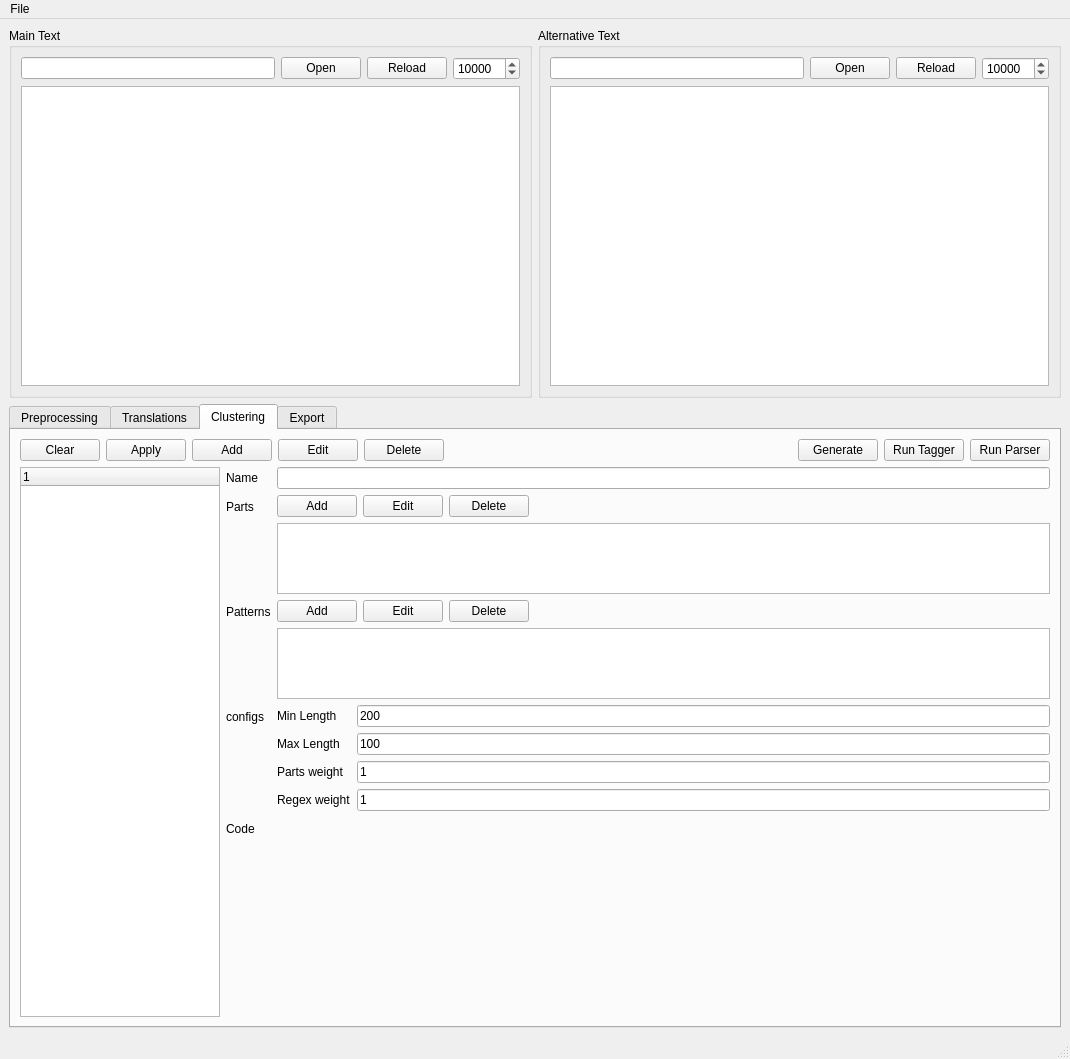
<?xml version="1.0" encoding="UTF-8"?>
<ui version="4.0">
 <class>MainWindow</class>
 <widget class="QMainWindow" name="MainWindow">
  <property name="geometry">
   <rect>
    <x>0</x>
    <y>0</y>
    <width>1070</width>
    <height>838</height>
   </rect>
  </property>
  <property name="windowTitle">
   <string>MainWindow</string>
  </property>
  <widget class="QWidget" name="centralwidget">
   <layout class="QVBoxLayout" name="mainVerticalLayout">
    <item>
     <layout class="QHBoxLayout" name="mainHorizontalLayout">
      <item>
       <widget class="QGroupBox" name="groupBoxMainText">
        <property name="title">
         <string>Main Text</string>
        </property>
        <layout class="QVBoxLayout" name="mainTextVerticalLayout">
         <item>
          <widget class="QWidget" name="mainTextWidget" native="true">
           <layout class="QHBoxLayout" name="mainTextHorizontalLayout">
            <property name="leftMargin">
             <number>0</number>
            </property>
            <property name="topMargin">
             <number>0</number>
            </property>
            <property name="rightMargin">
             <number>0</number>
            </property>
            <property name="bottomMargin">
             <number>0</number>
            </property>
            <item>
             <widget class="QLineEdit" name="lineEditMainText"/>
            </item>
            <item>
             <widget class="QPushButton" name="openMainTextButton">
              <property name="text">
               <string>Open</string>
              </property>
             </widget>
            </item>
            <item>
             <widget class="QPushButton" name="reloadMainTextButton">
              <property name="text">
               <string>Reload</string>
              </property>
             </widget>
            </item>
            <item>
             <widget class="QSpinBox" name="spinBoxMainTextLimit">
              <property name="maximum">
               <number>100000</number>
              </property>
              <property name="value">
               <number>10000</number>
              </property>
             </widget>
            </item>
           </layout>
          </widget>
         </item>
         <item>
          <widget class="QTextEdit" name="textEditMainText">
           <property name="minimumSize">
            <size>
             <width>0</width>
             <height>300</height>
            </size>
           </property>
          </widget>
         </item>
        </layout>
       </widget>
      </item>
      <item>
       <widget class="QGroupBox" name="groupBoxAlternativeText">
        <property name="title">
         <string>Alternative Text</string>
        </property>
        <layout class="QVBoxLayout" name="alternativeTextVerticalLayout">
         <item>
          <widget class="QWidget" name="alternativeTextWidget" native="true">
           <layout class="QHBoxLayout" name="alternativeTextHorizontalLayout">
            <property name="leftMargin">
             <number>0</number>
            </property>
            <property name="topMargin">
             <number>0</number>
            </property>
            <property name="rightMargin">
             <number>0</number>
            </property>
            <property name="bottomMargin">
             <number>0</number>
            </property>
            <item>
             <widget class="QLineEdit" name="lineEditAlternativeText"/>
            </item>
            <item>
             <widget class="QPushButton" name="openAlternativeTextButton">
              <property name="text">
               <string>Open</string>
              </property>
             </widget>
            </item>
            <item>
             <widget class="QPushButton" name="reloadAlternativeTextButton">
              <property name="text">
               <string>Reload</string>
              </property>
             </widget>
            </item>
            <item>
             <widget class="QSpinBox" name="spinBoxAlternativeTextLimit">
              <property name="maximum">
               <number>100000</number>
              </property>
              <property name="value">
               <number>10000</number>
              </property>
             </widget>
            </item>
           </layout>
          </widget>
         </item>
         <item>
          <widget class="QTextEdit" name="textEditAlternativeText"/>
         </item>
        </layout>
       </widget>
      </item>
     </layout>
    </item>
    <item>
     <widget class="QTabWidget" name="tabWidget">
      <property name="currentIndex">
       <number>2</number>
      </property>
      <widget class="QWidget" name="tabPreprocessing">
       <attribute name="title">
        <string>Preprocessing</string>
       </attribute>
       <layout class="QVBoxLayout" name="preprocessingVerticalLayout">
        <item>
         <layout class="QHBoxLayout" name="preprocessingHorizontalLayout">
          <item>
           <widget class="QPushButton" name="clearPreprocessingButton">
            <property name="text">
             <string>Clear</string>
            </property>
           </widget>
          </item>
          <item>
           <widget class="QPushButton" name="applyPreprocessingButton">
            <property name="text">
             <string>Apply</string>
            </property>
           </widget>
          </item>
          <item>
           <widget class="QComboBox" name="preprocessingComboBox">
            <property name="minimumSize">
             <size>
              <width>150</width>
              <height>0</height>
             </size>
            </property>
            <item>
             <property name="text">
              <string>Preprocessing 1</string>
             </property>
            </item>
           </widget>
          </item>
          <item>
           <spacer name="horizontalSpacerPreprocessing">
            <property name="orientation">
             <enum>Qt::Horizontal</enum>
            </property>
            <property name="sizeHint" stdset="0">
             <size>
              <width>40</width>
              <height>20</height>
             </size>
            </property>
           </spacer>
          </item>
         </layout>
        </item>
        <item>
         <widget class="QWidget" name="preprocessingResultWidget" native="true">
          <property name="sizePolicy">
           <sizepolicy hsizetype="Preferred" vsizetype="Preferred">
            <horstretch>0</horstretch>
            <verstretch>100</verstretch>
           </sizepolicy>
          </property>
         </widget>
        </item>
       </layout>
      </widget>
      <widget class="QWidget" name="tabTranslations">
       <attribute name="title">
        <string>Translations</string>
       </attribute>
       <layout class="QVBoxLayout" name="translationsVerticalLayout">
        <item>
         <layout class="QHBoxLayout" name="translationsHorizontalLayout">
          <item>
           <widget class="QPushButton" name="clearTranslationsButton">
            <property name="text">
             <string>Clear</string>
            </property>
           </widget>
          </item>
          <item>
           <widget class="QPushButton" name="applyTranslationsButton">
            <property name="text">
             <string>Apply</string>
            </property>
           </widget>
          </item>
          <item>
           <widget class="QPushButton" name="addTranslationButton">
            <property name="text">
             <string>Add</string>
            </property>
           </widget>
          </item>
          <item>
           <widget class="QPushButton" name="editTranslationButton">
            <property name="text">
             <string>Edit</string>
            </property>
           </widget>
          </item>
          <item>
           <widget class="QPushButton" name="deleteTranslationButton">
            <property name="text">
             <string>Delete</string>
            </property>
           </widget>
          </item>
          <item>
           <spacer name="horizontalSpacerTranslations">
            <property name="orientation">
             <enum>Qt::Horizontal</enum>
            </property>
            <property name="sizeHint" stdset="0">
             <size>
              <width>40</width>
              <height>20</height>
             </size>
            </property>
           </spacer>
          </item>
         </layout>
        </item>
        <item>
         <layout class="QHBoxLayout" name="translationsTableHorizontalLayout">
          <property name="topMargin">
           <number>0</number>
          </property>
          <item>
           <widget class="QTableWidget" name="translationsTableWidget">
            <attribute name="horizontalHeaderMinimumSectionSize">
             <number>200</number>
            </attribute>
            <attribute name="horizontalHeaderShowSortIndicator" stdset="0">
             <bool>false</bool>
            </attribute>
            <attribute name="horizontalHeaderStretchLastSection">
             <bool>true</bool>
            </attribute>
            <column>
             <property name="text">
              <string>Original</string>
             </property>
            </column>
            <column>
             <property name="text">
              <string>Replacement</string>
             </property>
            </column>
           </widget>
          </item>
          <item>
           <layout class="QFormLayout" name="translationsFormLayout">
            <item row="0" column="0">
             <widget class="QLabel" name="labelOriginalText">
              <property name="text">
               <string>Original</string>
              </property>
             </widget>
            </item>
            <item row="1" column="0">
             <widget class="QLabel" name="labelReplacementText">
              <property name="text">
               <string>Replacement</string>
              </property>
             </widget>
            </item>
            <item row="0" column="1">
             <widget class="QLineEdit" name="lineEditOriginalText"/>
            </item>
            <item row="1" column="1">
             <widget class="QLineEdit" name="lineEditReplacementText"/>
            </item>
           </layout>
          </item>
         </layout>
        </item>
       </layout>
      </widget>
      <widget class="QWidget" name="tabClustering">
       <attribute name="title">
        <string>Clustering</string>
       </attribute>
       <layout class="QVBoxLayout" name="clusteringVerticalLayout">
        <item>
         <layout class="QHBoxLayout" name="clusteringHorizontalLayout">
          <item>
           <widget class="QPushButton" name="clearClusteringButton">
            <property name="text">
             <string>Clear</string>
            </property>
           </widget>
          </item>
          <item>
           <widget class="QPushButton" name="applyClusteringButton">
            <property name="text">
             <string>Apply</string>
            </property>
           </widget>
          </item>
          <item>
           <widget class="QPushButton" name="addClusterButton">
            <property name="text">
             <string>Add</string>
            </property>
           </widget>
          </item>
          <item>
           <widget class="QPushButton" name="editClusterButton">
            <property name="text">
             <string>Edit</string>
            </property>
           </widget>
          </item>
          <item>
           <widget class="QPushButton" name="deleteClusterButton">
            <property name="text">
             <string>Delete</string>
            </property>
           </widget>
          </item>
          <item>
           <spacer name="horizontalSpacerClustering">
            <property name="orientation">
             <enum>Qt::Horizontal</enum>
            </property>
            <property name="sizeHint" stdset="0">
             <size>
              <width>40</width>
              <height>20</height>
             </size>
            </property>
           </spacer>
          </item>
          <item>
           <widget class="QPushButton" name="generateClusterButton">
            <property name="text">
             <string>Generate</string>
            </property>
           </widget>
          </item>
          <item>
           <widget class="QPushButton" name="runTaggerButton">
            <property name="text">
             <string>Run Tagger</string>
            </property>
           </widget>
          </item>
          <item>
           <widget class="QPushButton" name="runParserButton">
            <property name="text">
             <string>Run Parser</string>
            </property>
           </widget>
          </item>
         </layout>
        </item>
        <item>
         <layout class="QHBoxLayout" name="clusteringDetailsHorizontalLayout">
          <item>
           <widget class="QTreeWidget" name="clusteringTreeWidget">
            <property name="maximumSize">
             <size>
              <width>200</width>
              <height>16777215</height>
             </size>
            </property>
            <column>
             <property name="text">
              <string/>
             </property>
            </column>
           </widget>
          </item>
          <item>
           <layout class="QFormLayout" name="clusteringFormLayout">
            <property name="rightMargin">
             <number>0</number>
            </property>
            <item row="0" column="0">
             <widget class="QLabel" name="labelClusterName">
              <property name="text">
               <string>Name</string>
              </property>
             </widget>
            </item>
            <item row="1" column="0">
             <widget class="QLabel" name="labelClusterParts">
              <property name="text">
               <string>Parts</string>
              </property>
             </widget>
            </item>
            <item row="2" column="0">
             <widget class="QLabel" name="labelClusterPatterns">
              <property name="text">
               <string>Patterns</string>
              </property>
             </widget>
            </item>
            <item row="4" column="0">
             <widget class="QLabel" name="labelClusterCode">
              <property name="text">
               <string>Code</string>
              </property>
             </widget>
            </item>
            <item row="0" column="1">
             <widget class="QLineEdit" name="lineEditClusterName"/>
            </item>
            <item row="1" column="1">
             <layout class="QVBoxLayout" name="clusterPartsVerticalLayout">
              <property name="topMargin">
               <number>0</number>
              </property>
              <item>
               <layout class="QHBoxLayout" name="clusterPartsHorizontalLayout">
                <property name="topMargin">
                 <number>0</number>
                </property>
                <item>
                 <widget class="QPushButton" name="addPartButton">
                  <property name="text">
                   <string>Add</string>
                  </property>
                 </widget>
                </item>
                <item>
                 <widget class="QPushButton" name="editPartButton">
                  <property name="text">
                   <string>Edit</string>
                  </property>
                 </widget>
                </item>
                <item>
                 <widget class="QPushButton" name="deletePartButton">
                  <property name="text">
                   <string>Delete</string>
                  </property>
                 </widget>
                </item>
                <item>
                 <spacer name="horizontalSpacerClusterParts">
                  <property name="orientation">
                   <enum>Qt::Horizontal</enum>
                  </property>
                  <property name="sizeHint" stdset="0">
                   <size>
                    <width>40</width>
                    <height>20</height>
                   </size>
                  </property>
                 </spacer>
                </item>
               </layout>
              </item>
              <item>
               <widget class="QListWidget" name="clusterPartsListWidget"/>
              </item>
             </layout>
            </item>
            <item row="2" column="1">
             <layout class="QVBoxLayout" name="clusterPatternsVerticalLayout">
              <property name="topMargin">
               <number>0</number>
              </property>
              <item>
               <layout class="QHBoxLayout" name="clusterPatternsHorizontalLayout">
                <property name="topMargin">
                 <number>0</number>
                </property>
                <item>
                 <widget class="QPushButton" name="addPatternButton">
                  <property name="text">
                   <string>Add</string>
                  </property>
                 </widget>
                </item>
                <item>
                 <widget class="QPushButton" name="editPatternButton">
                  <property name="text">
                   <string>Edit</string>
                  </property>
                 </widget>
                </item>
                <item>
                 <widget class="QPushButton" name="deletePatternButton">
                  <property name="text">
                   <string>Delete</string>
                  </property>
                 </widget>
                </item>
                <item>
                 <spacer name="horizontalSpacerClusterPatterns">
                  <property name="orientation">
                   <enum>Qt::Horizontal</enum>
                  </property>
                  <property name="sizeHint" stdset="0">
                   <size>
                    <width>40</width>
                    <height>20</height>
                   </size>
                  </property>
                 </spacer>
                </item>
               </layout>
              </item>
              <item>
               <widget class="QListWidget" name="clusterPatternsListWidget"/>
              </item>
             </layout>
            </item>
            <item row="4" column="1">
             <widget class="QWidget" name="clusterCodeWidget" native="true">
              <property name="minimumSize">
               <size>
                <width>0</width>
                <height>200</height>
               </size>
              </property>
             </widget>
            </item>
            <item row="3" column="0">
             <widget class="QLabel" name="labelClusterConfigs">
              <property name="text">
               <string>configs</string>
              </property>
             </widget>
            </item>
            <item row="3" column="1">
             <layout class="QFormLayout" name="clusterConfigsFormLayout">
              <item row="0" column="0">
               <widget class="QLabel" name="labelMinLength">
                <property name="text">
                 <string>Min Length</string>
                </property>
               </widget>
              </item>
              <item row="0" column="1">
               <widget class="QLineEdit" name="lineEditMinLength">
                <property name="text">
                 <string>200</string>
                </property>
               </widget>
              </item>
              <item row="1" column="0">
               <widget class="QLabel" name="labelMaxLength">
                <property name="text">
                 <string>Max Length</string>
                </property>
               </widget>
              </item>
              <item row="1" column="1">
               <widget class="QLineEdit" name="lineEditMaxLength">
                <property name="text">
                 <string>100</string>
                </property>
               </widget>
              </item>
              <item row="2" column="0">
               <widget class="QLabel" name="labelPartsWeight">
                <property name="text">
                 <string>Parts weight</string>
                </property>
               </widget>
              </item>
              <item row="3" column="0">
               <widget class="QLabel" name="labelRegexWeight">
                <property name="text">
                 <string>Regex weight</string>
                </property>
               </widget>
              </item>
              <item row="2" column="1">
               <widget class="QLineEdit" name="lineEditPartsWeight">
                <property name="text">
                 <string>1</string>
                </property>
               </widget>
              </item>
              <item row="3" column="1">
               <widget class="QLineEdit" name="lineEditRegexWeight">
                <property name="text">
                 <string>1</string>
                </property>
               </widget>
              </item>
             </layout>
            </item>
           </layout>
          </item>
         </layout>
        </item>
       </layout>
      </widget>
      <widget class="QWidget" name="tabExport">
       <attribute name="title">
        <string>Export</string>
       </attribute>
      </widget>
     </widget>
    </item>
   </layout>
  </widget>
  <widget class="QMenuBar" name="menubar">
   <property name="geometry">
    <rect>
     <x>0</x>
     <y>0</y>
     <width>1070</width>
     <height>21</height>
    </rect>
   </property>
   <widget class="QMenu" name="menuFile">
    <property name="title">
     <string>File</string>
    </property>
    <addaction name="actionNewProject"/>
    <addaction name="actionOpenProject"/>
    <addaction name="actionSaveProject"/>
   </widget>
   <addaction name="menuFile"/>
  </widget>
  <widget class="QStatusBar" name="statusbar"/>
  <action name="actionNewProject">
   <property name="text">
    <string>New Project</string>
   </property>
  </action>
  <action name="actionOpenProject">
   <property name="text">
    <string>Open Project</string>
   </property>
  </action>
  <action name="actionSaveProject">
   <property name="text">
    <string>Save Project</string>
   </property>
  </action>
 </widget>
 <resources/>
 <connections/>
</ui>
